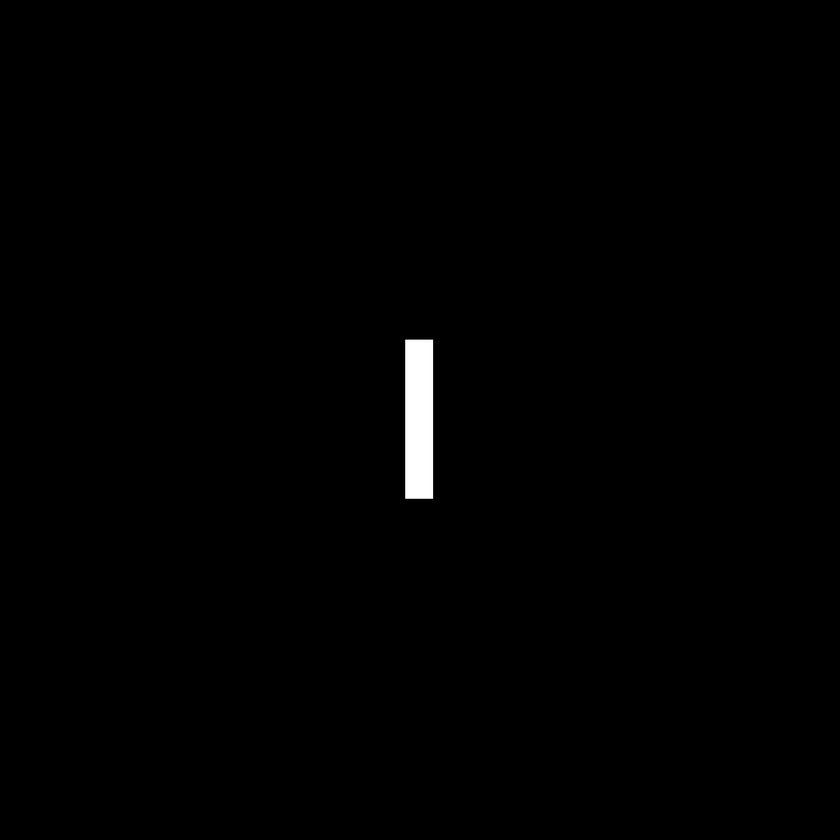
#> input picture ExerciseSet3/Data/Fig0424(a)(rectangle).tif, 840 x 840 px, shrunk from 1024 x 1024 before the run
$ python Task6.py
#> lines starting #> are read from the running program, lines starting #| are printed output that depends on the picture
import numpy as np
import matplotlib.pyplot as plt
from PIL import Image

## Load the images
x1 = Image.open("Data/Fig0424(a)(rectangle).tif")
#> x1 is the input picture: PIL image 840x840 L; min 0, max 255, mean 1.6
x2 = Image.open("Data/Fig0425(a)(translated_rectangle).tif")
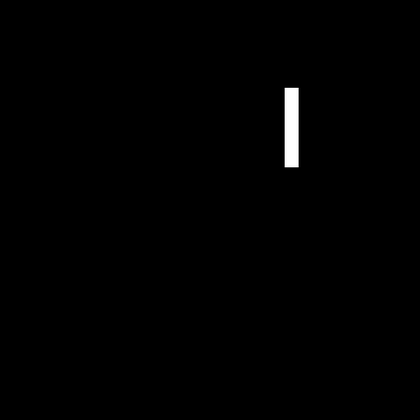
#> input picture ExerciseSet3/Data/Fig0425(a)(translated_rectangle).tif, 420 x 420 px, shrunk from 512 x 512 before the run
#> x2 is the input picture: PIL image 420x420 L; min 0, max 255, mean 1.6
x3 = x1.rotate(45)
x4 = x2.rotate(45)

## Take the fft of the images
f1 = np.fft.fftshift( np.fft.fft2(x1) )
f2 = np.fft.fftshift( np.fft.fft2(x2) )
f3 = np.fft.fftshift( np.fft.fft2(x3) )
f4 = np.fft.fftshift( np.fft.fft2(x4) )

## Plot the log-intensities of the phase and magnitude
fig,ax = plt.subplots(4,3, figsize=(5,7))
ax[0,0].imshow( x1, cmap="gray" )
ax[0,1].imshow( np.log(np.absolute(f1)), cmap="gray" )
ax[0,2].imshow( np.angle(f1), cmap="gray" )

ax[1,0].imshow( x2, cmap="gray" )
ax[1,1].imshow( np.log(np.absolute(f2)), cmap="gray" )
ax[1,2].imshow( np.angle(f2), cmap="gray" )

ax[2,0].imshow( x3, cmap="gray" )
ax[2,1].imshow( np.log(np.absolute(f3)), cmap="gray" )
ax[2,2].imshow( np.angle(f3), cmap="gray" )

ax[3,0].imshow( x4, cmap="gray" )
ax[3,1].imshow( np.log(np.absolute(f4)), cmap="gray" )
ax[3,2].imshow( np.angle(f4), cmap="gray" )

ax[0,0].set_title("Original Image")
ax[0,1].set_title("Magnitude of FFT")
ax[0,2].set_title("Phase of FFT")
for a in ax.ravel(): a.set_axis_off()
plt.tight_layout()

plt.show()
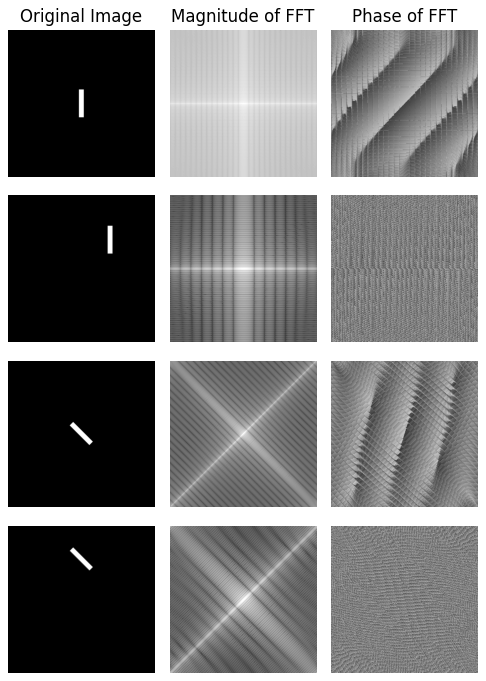
#> figure drawn by matplotlib, 12 panels
